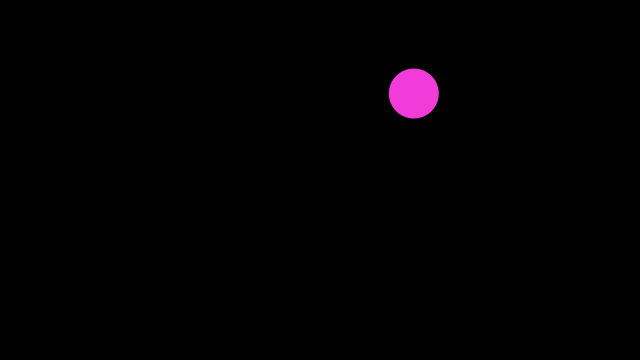
Frame 1 (no input)
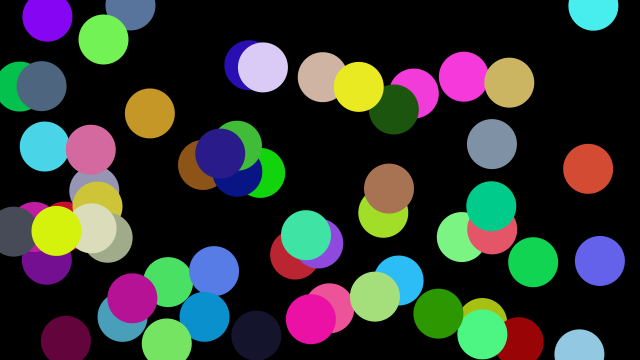
Frame 60 (the mouse pressed at the canvas centre just before this capture)
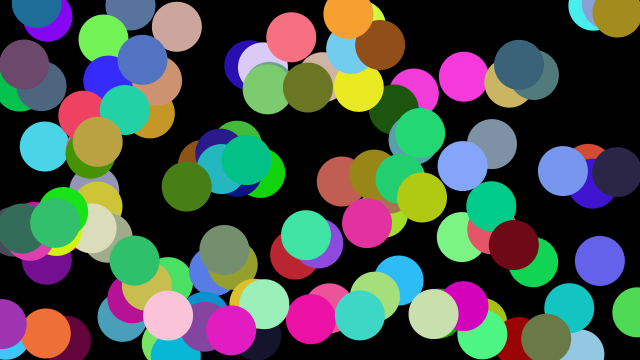
Frame 120 (the mouse held since frame 60 and released just before this capture)

The Processing sketch that drew these frames (run headless with seeded random() and noise(); from frame 60 on, the mouse is pressed at the canvas centre):

// Processing sketch: w2_stp10
// ── w2_stp10.pde
float x, y;
float r, g, b;

void setup() {
  size(640, 360);
  background(0);
  noStroke();
}

void draw() {
  x = random(width);
  y = random(height);
 
  r = random(255);
  g = random(255);
  b = random(255);
  
  fill(r, g, b);
  circle(x, y, 50);
}
